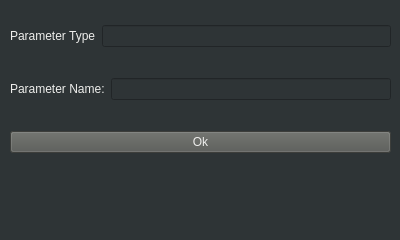
<?xml version="1.0" encoding="UTF-8"?>
<ui version="4.0">
 <class>eachParam</class>
 <widget class="QMainWindow" name="eachParam">
  <property name="geometry">
   <rect>
    <x>0</x>
    <y>0</y>
    <width>400</width>
    <height>240</height>
   </rect>
  </property>
  <property name="windowTitle">
   <string>Parameter</string>
  </property>
  <property name="styleSheet">
   <string notr="true">background-color: rgb(46, 52, 54);</string>
  </property>
  <widget class="QWidget" name="centralwidget">
   <widget class="QWidget" name="">
    <property name="geometry">
     <rect>
      <x>10</x>
      <y>0</y>
      <width>381</width>
      <height>181</height>
     </rect>
    </property>
    <layout class="QVBoxLayout" name="verticalLayout">
     <item>
      <layout class="QHBoxLayout" name="horizontalLayout_2">
       <item>
        <widget class="QLabel" name="label">
         <property name="styleSheet">
          <string notr="true">color: rgb(238, 238, 236);
font: 10pt &quot;Courier 10 Pitch&quot;;
alternate-background-color: rgb(136, 138, 133);
border-right-color: rgb(0, 0, 0);
border-bottom-color: rgb(0, 0, 0);</string>
         </property>
         <property name="text">
          <string>Parameter Type</string>
         </property>
        </widget>
       </item>
       <item>
        <widget class="QLineEdit" name="vParamType">
         <property name="styleSheet">
          <string notr="true">color: rgb(238, 238, 236);
font: 10pt &quot;Courier 10 Pitch&quot;;
alternate-background-color: rgb(136, 138, 133);
border-right-color: rgb(0, 0, 0);
border-bottom-color: rgb(0, 0, 0);</string>
         </property>
        </widget>
       </item>
      </layout>
     </item>
     <item>
      <layout class="QHBoxLayout" name="horizontalLayout">
       <item>
        <widget class="QLabel" name="label_2">
         <property name="styleSheet">
          <string notr="true">color: rgb(238, 238, 236);
font: 10pt &quot;Courier 10 Pitch&quot;;
alternate-background-color: rgb(136, 138, 133);
border-right-color: rgb(0, 0, 0);
border-bottom-color: rgb(0, 0, 0);</string>
         </property>
         <property name="text">
          <string>Parameter Name:</string>
         </property>
        </widget>
       </item>
       <item>
        <widget class="QLineEdit" name="vParamName">
         <property name="styleSheet">
          <string notr="true">color: rgb(238, 238, 236);
font: 10pt &quot;Courier 10 Pitch&quot;;
alternate-background-color: rgb(136, 138, 133);
border-right-color: rgb(0, 0, 0);
border-bottom-color: rgb(0, 0, 0);</string>
         </property>
        </widget>
       </item>
      </layout>
     </item>
     <item>
      <widget class="QPushButton" name="pbOk">
       <property name="styleSheet">
        <string notr="true">background-color: rgb(85, 87, 83);
color: rgb(238, 238, 236);
font: 14pt &quot;Courier 10 Pitch&quot;;
alternate-background-color: rgb(136, 138, 133);
border-right-color: rgb(0, 0, 0);
border-bottom-color: rgb(0, 0, 0);</string>
       </property>
       <property name="text">
        <string>Ok</string>
       </property>
      </widget>
     </item>
    </layout>
   </widget>
  </widget>
  <widget class="QMenuBar" name="menubar">
   <property name="geometry">
    <rect>
     <x>0</x>
     <y>0</y>
     <width>400</width>
     <height>26</height>
    </rect>
   </property>
  </widget>
  <widget class="QStatusBar" name="statusbar"/>
 </widget>
 <resources/>
 <connections/>
</ui>
